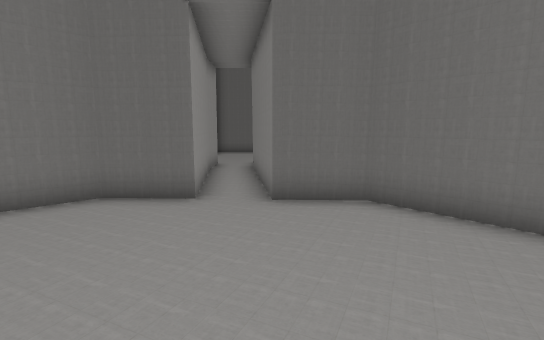
view 1 (above)

17 first-person views from a walk through a 3-D level made in the Unity game engine. The camera is 1.5 m above the floor, tilts 8° down and sees 85° across. The floor is counted in squares, 1 m on a side. Each view is taken from the middle of a square. On the plan, view 1 faces up. The plan holds only what a view shows up to about 15 squares ahead; the rest is blank. The place goes on beyond the plan. The player character is not drawn.

view 2
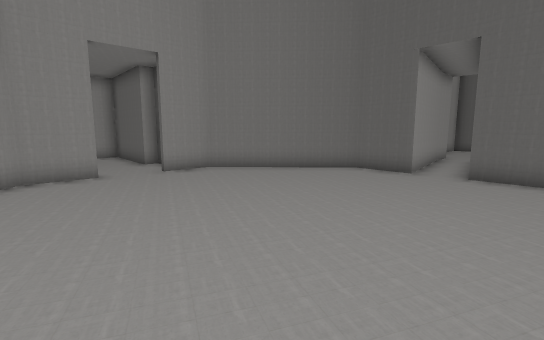

view 3
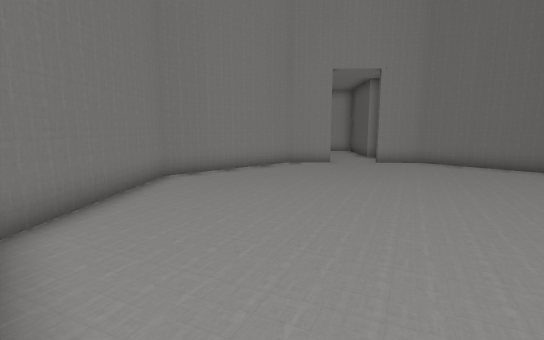

view 4
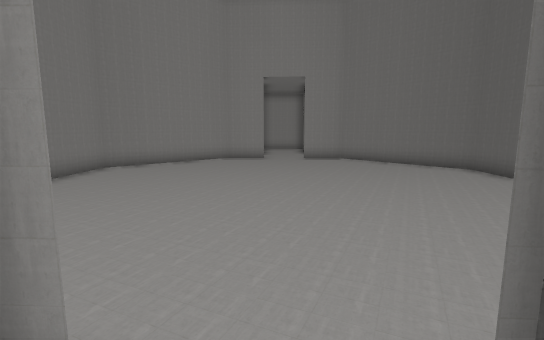

view 5
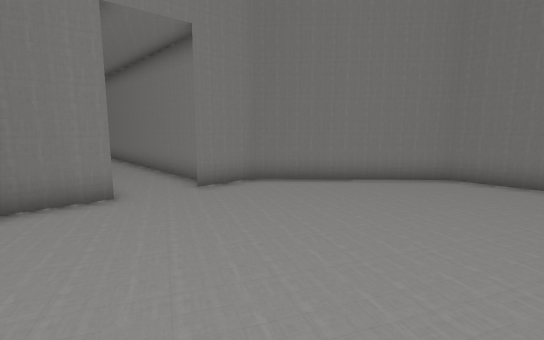

view 6
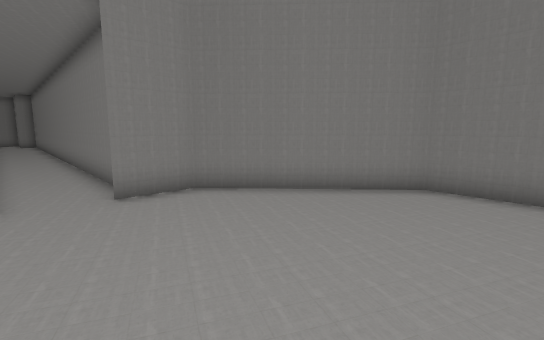

view 7
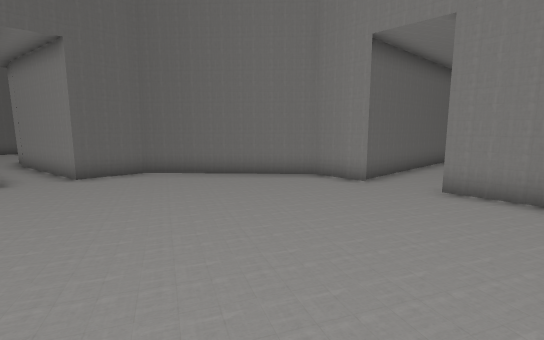

view 8
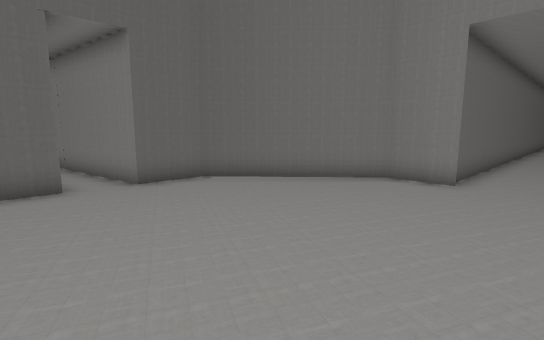

view 9
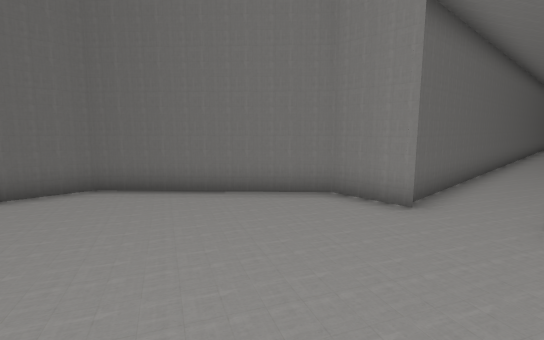

view 10
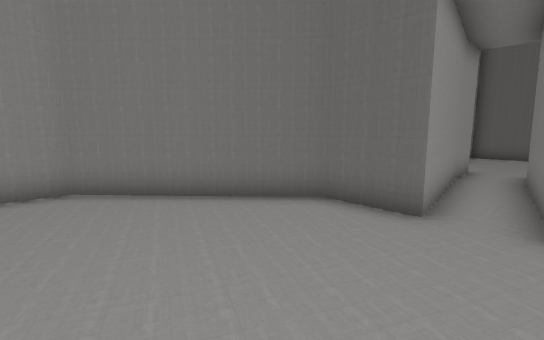

view 11
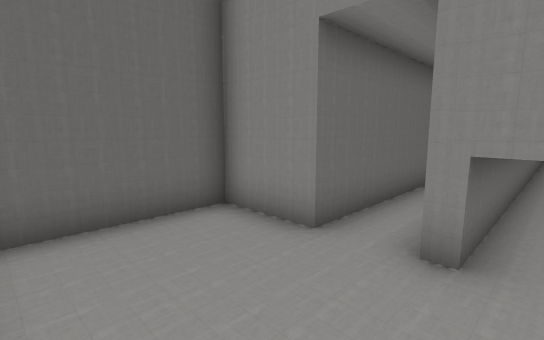

view 12
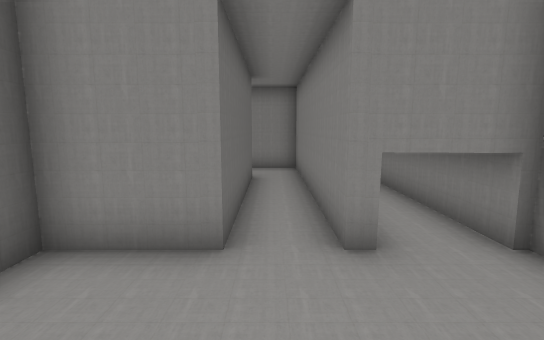

view 13
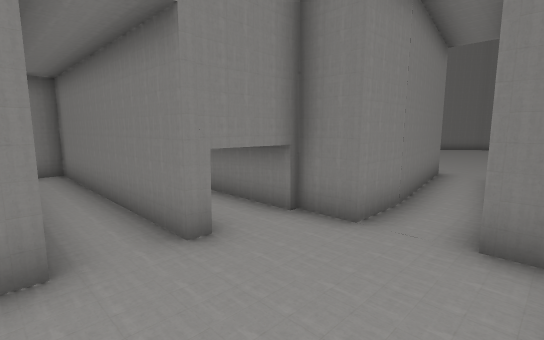

view 14
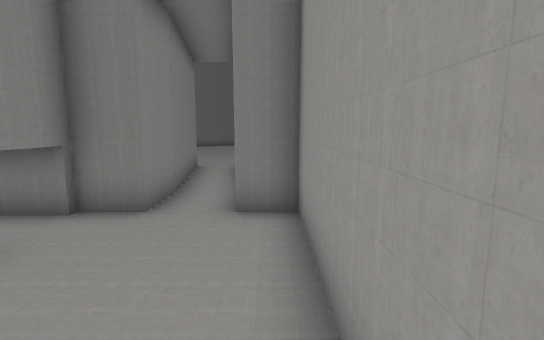

view 15
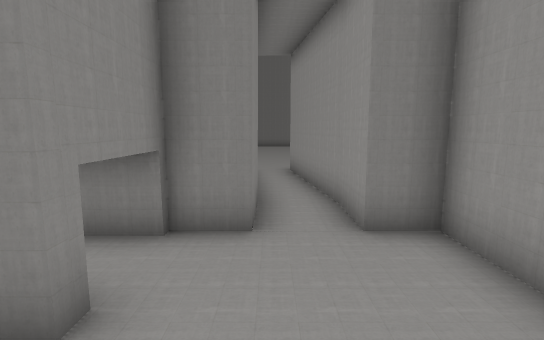

view 16
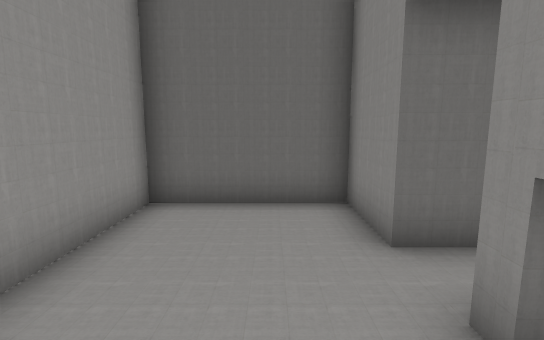

view 17
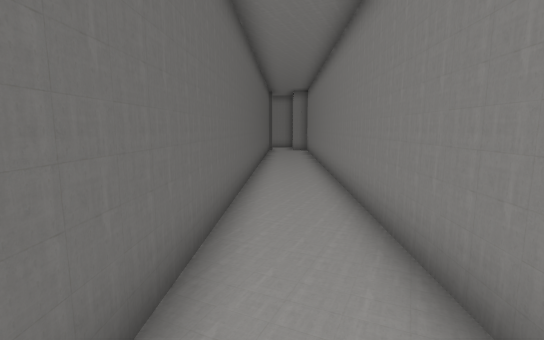

### Floor plan
Ten units are one square. View 1 is at (0, 0); x grows to the right and y downward. Boxes are objects, and circles mark ways between rooms. Rooms are numbered by the first view taken in them; rooms with no view inside come last. Other rooms are left out.
<svg viewBox="-86 -194 276 276">
<path fill="none" stroke="#000" d="M58 1 59 -19 20 -61 0 -62 -7 -112M-81 14 -81 32 -43 75 14 77 56 38 57 19M-23 -112 -16 -62 -37 -63 -79 -25 -80 -6M64 24 185 30M57 19 57 24M185 4 58 -2M-7 -111 -7 -128 5 -128 5 -151 66 -151M60 -166 5 -166 5 -189 -35 -189 -35 -128 -23 -128 -23 -111"/>
<circle cx="60" cy="10" r="3" fill="#2a7"/>
<circle cx="-10" cy="-100" r="3" fill="#2a7"/>
<text x="-10" y="10">1</text>
<text x="120" y="10">2</text>
<text x="-10" y="-150">3</text>
</svg>
Room 1 opens to room 2. Room 1 opens to room 3.

Where each view was taken, in squares from view 1:
view 1: 0 up, 0 right, facing up
view 2: 4 down, 2 right, facing up-left
view 3: 4 down, 5 right, facing left
view 4: 1 down, 7 right, facing left
view 5: 2 up, 1 left, facing down-right
view 6: 0 up, 1 left, facing down-right
view 7: 4 down, 2 left, facing up-right
view 8: 2 down, 3 left, facing up-right
view 9: 2 down, 0 right, facing up-right
view 10: 1 up, 0 right, facing up-left
view 11: 14 up, 3 left, facing up-right
view 12: 16 up, 3 left, facing right
view 13: 17 up, 3 left, facing down-right
view 14: 18 up, 3 left, facing down
view 15: 17 up, 1 left, facing down
view 16: 13 up, 1 left, facing up
view 17: 1 down, 8 right, facing right
